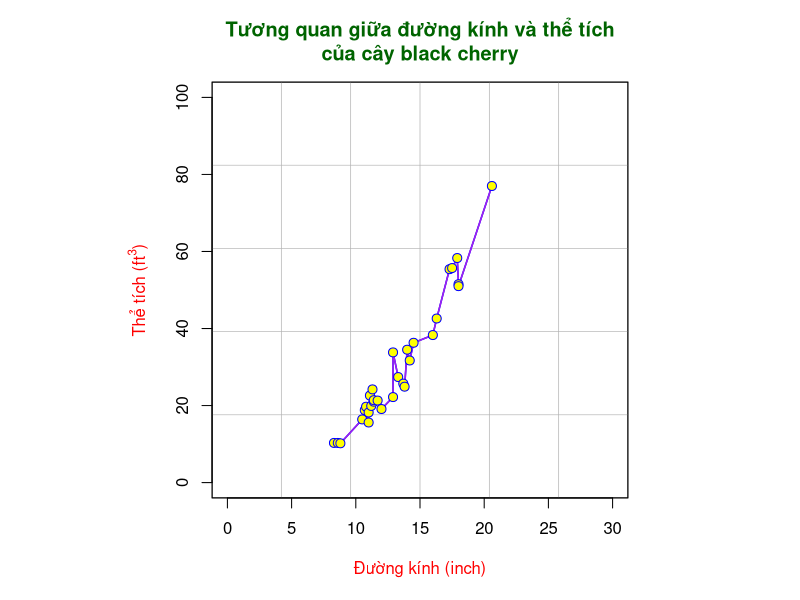
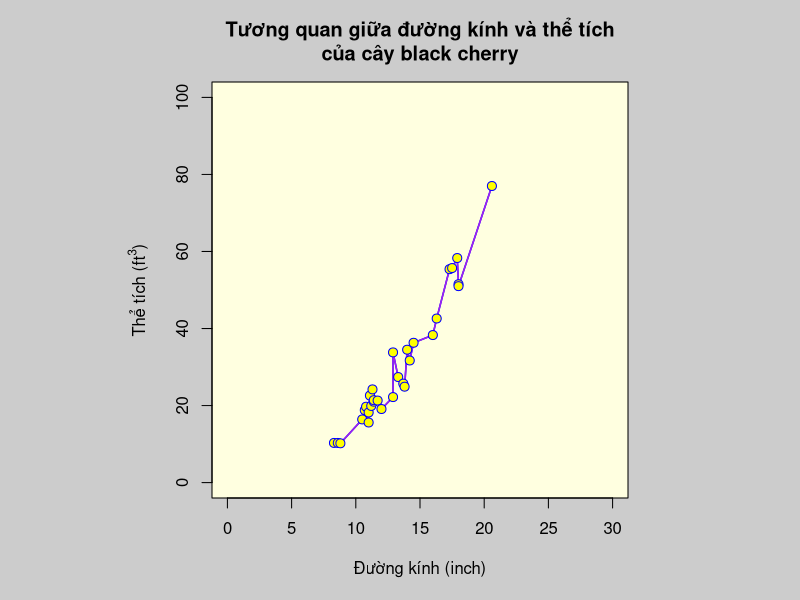
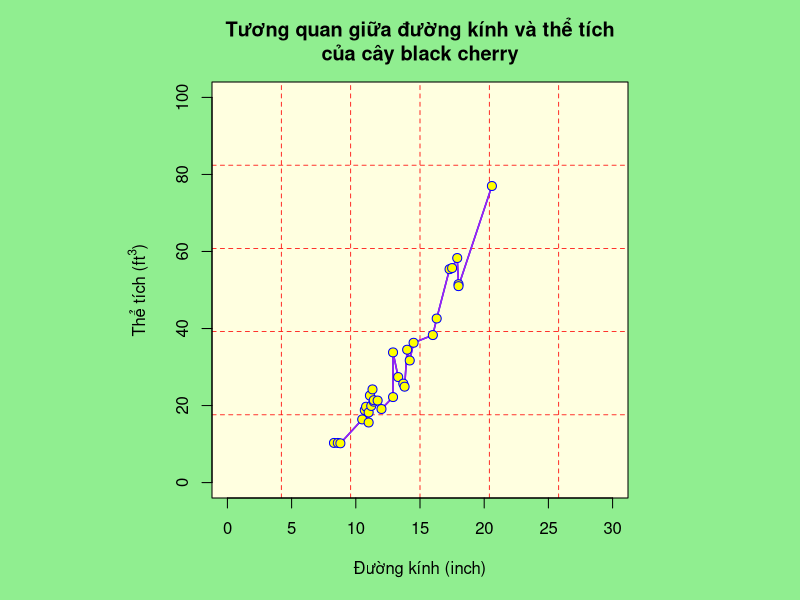
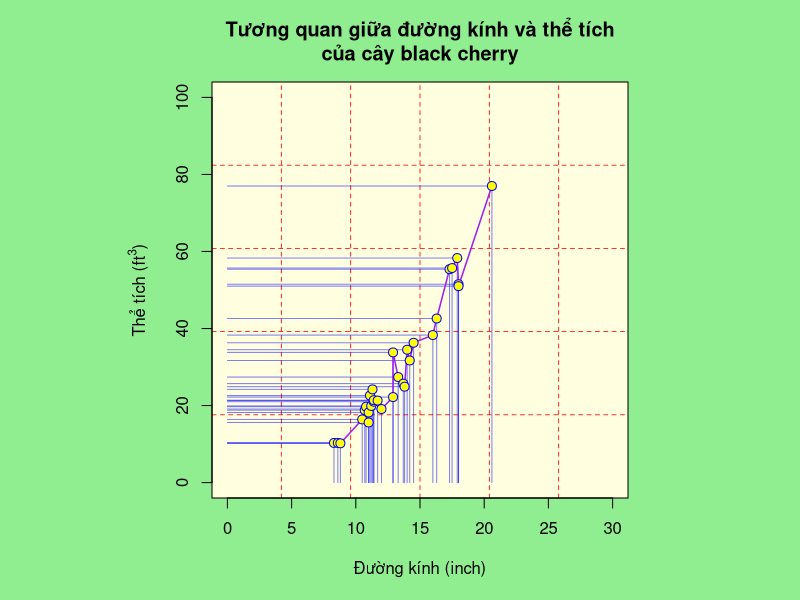

These figures' R source, in order:
# Chuẩn bị dữ liệu
trees -> df
names(df) <- c("duong_kinh", "chieu_cao", "the_tich")


# ============================================================
# ĐỒ THỊ [1a]
# ============================================================

old_par <- par(no.readonly = TRUE)   # lưu trạng thái gốc

par(bg = "white",
    pty = "s")                       # vùng plot luôn là hình vuông

plot(df$duong_kinh, df$the_tich,
     type = "o",
     pch  = 21,
     bg   = "yellow",
     col  = "blue",
     lwd  = 1.5,
     xlim = c(0, 30),
     ylim = c(0, 100),
     xlab = "Đường kính (inch)",
     ylab = expression(paste("Thể tích (ft"^3, ")")),
     col.lab  = "red",               # nhãn trục = đỏ
     col.axis = "black",             # số trục = đen
     main     = "Tương quan giữa đường kính và thể tích\ncủa cây black cherry",
     col.main = "darkgreen",         # tiêu đề = xanh lá đậm
     font.main = 2,                  # tiêu đề in đậm
     panel.first = {
       rect(par("usr")[1], par("usr")[3],
            par("usr")[2], par("usr")[4],
            col = "white", border = "black")
       grid(nx = 6, ny = 5,
            col = "gray70", lty = "solid", lwd = 0.7)
     }
)
lines(df$duong_kinh, df$the_tich, col = "purple", lwd = 1.5)
points(df$duong_kinh, df$the_tich,
       pch = 21, bg = "yellow", col = "blue", cex = 1.2)

par(old_par)                         # reset về trạng thái gốc


# ============================================================
# ĐỒ THỊ [1b]
# ============================================================

old_par <- par(no.readonly = TRUE)   # lưu trạng thái gốc

par(bg = "gray80",                   # background ngoài = xám
    pty = "s")                       # vùng plot luôn là hình vuông

plot(df$duong_kinh, df$the_tich,
     type = "o",
     pch  = 21,
     bg   = "yellow",
     col  = "blue",
     lwd  = 1.5,
     xlim = c(0, 30),
     ylim = c(0, 100),
     xlab = "Đường kính (inch)",
     ylab = expression(paste("Thể tích (ft"^3, ")")),
     main = "Tương quan giữa đường kính và thể tích\ncủa cây black cherry",
     panel.first = {
       # Dùng rect() để tô màu background vùng plot = vàng nhạt
       rect(par("usr")[1], par("usr")[3],
            par("usr")[2], par("usr")[4],
            col = "lightyellow", border = NA)
     }
)
lines(df$duong_kinh, df$the_tich, col = "purple", lwd = 1.5)
points(df$duong_kinh, df$the_tich,
       pch = 21, bg = "yellow", col = "blue", cex = 1.2)

par(old_par)                         # reset về trạng thái gốc


# ============================================================
# ĐỒ THỊ [1c]
# ============================================================

old_par <- par(no.readonly = TRUE)   # lưu trạng thái gốc

par(bg = "lightgreen",               # background ngoài = xanh lá
    pty = "s")                       # vùng plot luôn là hình vuông

plot(df$duong_kinh, df$the_tich,
     type = "o",                     # vẽ cả điểm và đường nối
     pch  = 21,                      # hình tròn có thể tô màu fill
     bg   = "yellow",                # fill điểm = vàng
     col  = "blue",                  # viền điểm = xanh dương
     lwd  = 1.5,                     # độ dày đường nối
     col.lab  = "black",
     xlim = c(0, 30),
     ylim = c(0, 100),
     xlab = "Đường kính (inch)",
     ylab = expression(paste("Thể tích (ft"^3, ")")),
     main = "Tương quan giữa đường kính và thể tích\ncủa cây black cherry",
     panel.first = {
       rect(par("usr")[1], par("usr")[3],
            par("usr")[2], par("usr")[4],
            col = "lightyellow", border = NA)
       grid(nx = 6, ny = 5,
            col = "red", lty = "dashed", lwd = 0.8)
     }
)
lines(df$duong_kinh, df$the_tich, col = "purple", lwd = 1.5)
points(df$duong_kinh, df$the_tich,
       pch = 21, bg = "yellow", col = "blue", cex = 1.2)

par(old_par)                         # reset về trạng thái gốc

# ============================================================
# ĐỒ THỊ [1d]
# ============================================================

old_par <- par(no.readonly = TRUE)   # lưu trạng thái gốc

par(bg = "lightgreen",
    pty = "s")                       # vùng plot luôn là hình vuông

plot(df$duong_kinh, df$the_tich,
     type = "n",                     # chưa vẽ gì, chỉ tạo khung
     xlim = c(0, 30),
     ylim = c(0, 100),
     xlab = "Đường kính (inch)",
     ylab = expression(paste("Thể tích (ft"^3, ")")),
     main = "Tương quan giữa đường kính và thể tích\ncủa cây black cherry",
     panel.first = {
       rect(par("usr")[1], par("usr")[3],
            par("usr")[2], par("usr")[4],
            col = "lightyellow", border = NA)
       grid(nx = 6, ny = 5,
            col = "red", lty = "dashed", lwd = 0.8)
     }
)

col_alpha <- adjustcolor("blue", alpha.f = 0.5)  # xanh dương 50% trong suốt

for (i in seq_len(nrow(df))) {
  x_i <- df$duong_kinh[i]
  y_i <- df$the_tich[i]
  lines(c(x_i, x_i), c(0, y_i),   col = col_alpha, lwd = 1)  # đường dọc
  lines(c(0, x_i),   c(y_i, y_i), col = col_alpha, lwd = 1)  # đường ngang
}

lines(df$duong_kinh, df$the_tich, col = "purple", lwd = 1.5)
points(df$duong_kinh, df$the_tich,
       pch = 21, bg = "yellow", col = "blue", cex = 1.2)

par(old_par)                         # reset về trạng thái gốc
